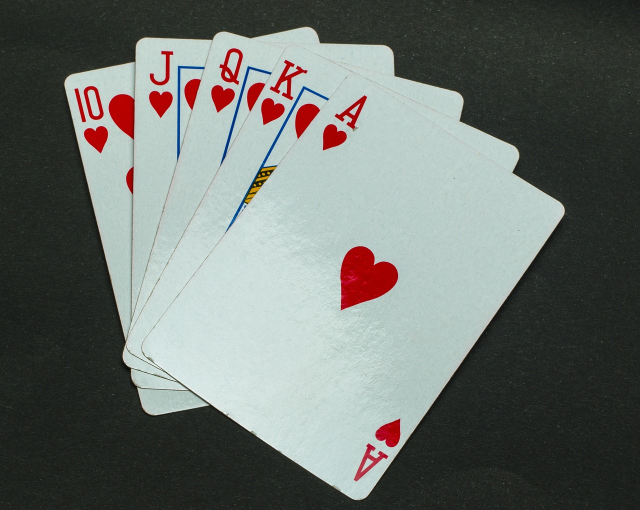
#> input picture poker.jpg, 1280 x 1020 px (shown at 1/2 size)
$ jupyter execute '99_미니프로젝트.ipynb'
#> lines starting #> are read from the running program, lines starting #| are printed output that depends on the picture; after the words box and inside, x2 and y2 are one past the last pixel; in counts of white or black regions, pixels touching at a corner belong together
## 1. 반자동 문서 스캐너

### 마우스 이벤트 등록

[cell 1]
import cv2

# [7 lines left out: function mouse_handler, not called in this run]

img = cv2.imread('poker.jpg')
#> img is the input picture: shape (1020, 1280, 3); mean B, G, R 108.4, 112.6, 107.2
cv2.namedWindow('Test') # Test라는 이름의 윈도우를 먼저 만들어 둠. 여기에 마우스 이벤트를 처리하기 위한 핸들러 적용
cv2.setMouseCallback('Test', mouse_handler)

cv2.imshow('Test', img)
cv2.waitKey(0)
cv2.destroyAllWindows()

### 프로젝트

[cell 2]
import cv2
import numpy as np

point_lst = []
src_img = cv2.imread('poker.jpg')

COLOR = (255, 0, 255)   # 핑크
THICKNESS = 3
drawing = False # 선을 그릴지 여부 판단


# [35 lines left out: functions mouse_handler, show_result, not called in this run]


cv2.namedWindow('Test') # Test라는 이름의 윈도우를 먼저 만들어 둠. 여기에 마우스 이벤트를 처리하기 위한 핸들러 적용
cv2.setMouseCallback('Test', mouse_handler)

cv2.imshow('Test', src_img)
cv2.waitKey(0)
cv2.destroyAllWindows()

## 2. 개별 카드 추출해서 파일 저장

[cell 3]
import cv2
img = cv2.imread('card.png')    # 원본
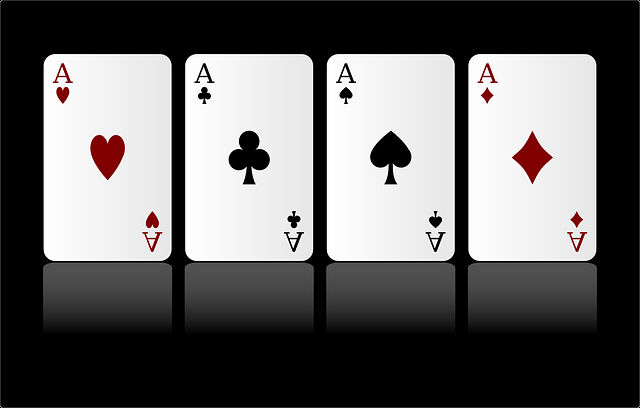
#> input picture card.png, 640 x 408 px
#> img is the input picture: shape (408, 640, 3); mean B, G, R 100.5, 100.5, 101.9
target_img = img.copy() # 사본
COLOR = (0, 200, 0) # 녹색
gray = cv2.cvtColor(img, cv2.COLOR_RGB2GRAY)
ret, otsu = cv2.threshold(gray, -1, 255, cv2.THRESH_BINARY|cv2.THRESH_OTSU)
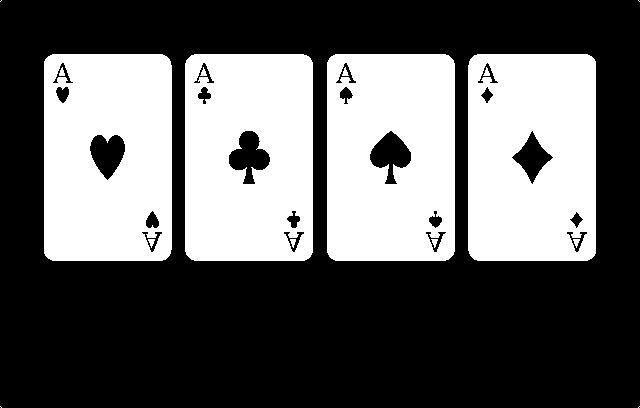
#> otsu: shape (408, 640); 38.1% white; 16 white regions (4 under 20 px)
#> ret = 127

contrs, hierarchy = cv2.findContours(otsu, cv2.RETR_LIST, cv2.CHAIN_APPROX_NONE)
#> contrs = 36 contours, 4 with area under 20; largest, box (x1, y1, x2, y2) and area: (327, 54, 455, 261) 26057, (468, 54, 596, 261) 26056, (185, 54, 313, 261) 26056, (44, 54, 172, 261) 26054, (228, 130, 271, 185) 1276

idx = 0
for cnt in contrs:
    if cv2.contourArea(cnt) > 25000:    # 경계선 면적이 25,000 이상인 윤곽선만 그리고 싶음
        x, y, width, height = cv2.boundingRect(cnt) # 윤곽선을 둘러싸고 있는 사각형의 정보 4개를 반환
        cv2.rectangle(target_img, (x, y), (x+width, y+height), COLOR, 2)

        # 그린 영역을 잘라서 파일 저장
        crop = img[y:y+height, x:x+width]
        cv2.imshow(f'Card_Crop_{idx+1}', crop)
        # cv2.imwrite(f'Card_Crop_{idx+1}.png', crop)   # 파일 저장
        idx += 1
#> this loop made 36 passes
#> x on passes 31 to 34: 468, 327, 185, 44
#> cnt on passes 1, 2, 35, 36: [[639, 406], [638, 407]], [[0, 406], [1, 407]], [[638, 0], [639, 1]], [[1, 0], [0, 1]]
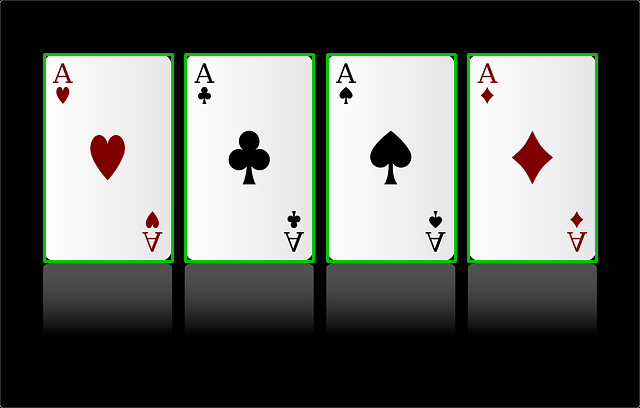
#> target_img: shape (408, 640, 3); 3.07% of pixels changed, all inside (x1, y1, x2, y2) = (43, 53, 598, 263)
#> after the loop, idx = 4

cv2.imshow('Contour', target_img)
cv2.waitKey(0)
cv2.destroyAllWindows()
